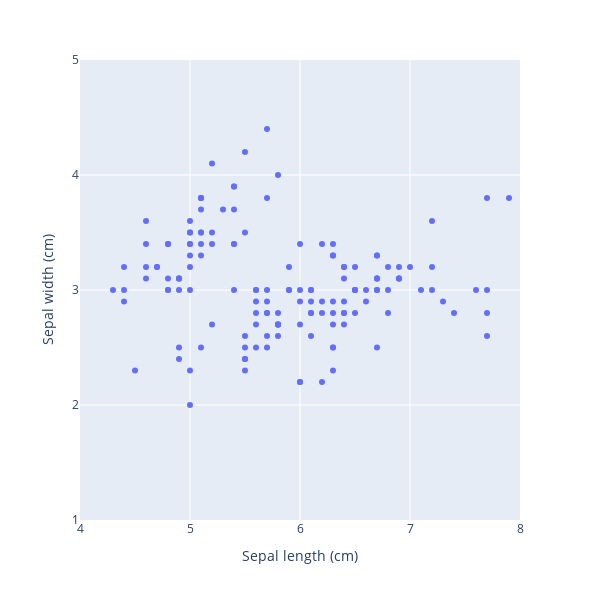

The notebook cell this image was saved under:
### Code cell
# 绘制散点图，不渲染marker
fig = px.scatter(iris_df, x="sepal_length", y="sepal_width", 
                 width = 600, height = 600,
                 labels={"sepal_length": "Sepal length (cm)",
                         "sepal_width":  "Sepal width (cm)"})
# labels是一个字典，用于指定x轴和y轴的标签，字典的key是所绘制的图像的x轴和y轴的字段名，value是对应的标签名
# 修饰图像
fig.update_layout(xaxis_range=[4, 8], yaxis_range=[1, 5]) # 设置x轴和y轴的范围
xticks = np.arange(4,8+1)
yticks = np.arange(1,5+1)
fig.update_layout(xaxis = dict(tickmode = 'array',
                               tickvals = xticks))
fig.update_layout(yaxis = dict(tickmode = 'array',
                               tickvals = yticks))
fig.show()

### Figure 1 — Plotly figure (JSON) as saved in the notebook; plotly's stock layout.template omitted (floating-point values rounded to 4 significant figures; data arrays with more than 128 entries replaced by an {"elided": "..."} marker saying what was removed)
{"data": [{"hovertemplate": "Sepal length (cm)=%{x}<br>Sepal width (cm)=%{y}<extra></extra>", "legendgroup": "", "marker": {"color": "#636efa", "symbol": "circle"}, "mode": "markers", "name": "", "orientation": "v", "showlegend": false, "x": {"elided": "150 float values"}, "xaxis": "x", "y": {"elided": "150 float values"}, "yaxis": "y", "type": "scatter"}], "layout": {"xaxis": {"anchor": "y", "domain": [0.0, 1.0], "title": {"text": "Sepal length (cm)"}, "range": [4, 8], "tickmode": "array", "tickvals": [4, 5, 6, 7, 8]}, "yaxis": {"anchor": "x", "domain": [0.0, 1.0], "title": {"text": "Sepal width (cm)"}, "range": [1, 5], "tickmode": "array", "tickvals": [1, 2, 3, 4, 5]}, "legend": {"tracegroupgap": 0}, "margin": {"t": 60}, "height": 600, "width": 600}}
